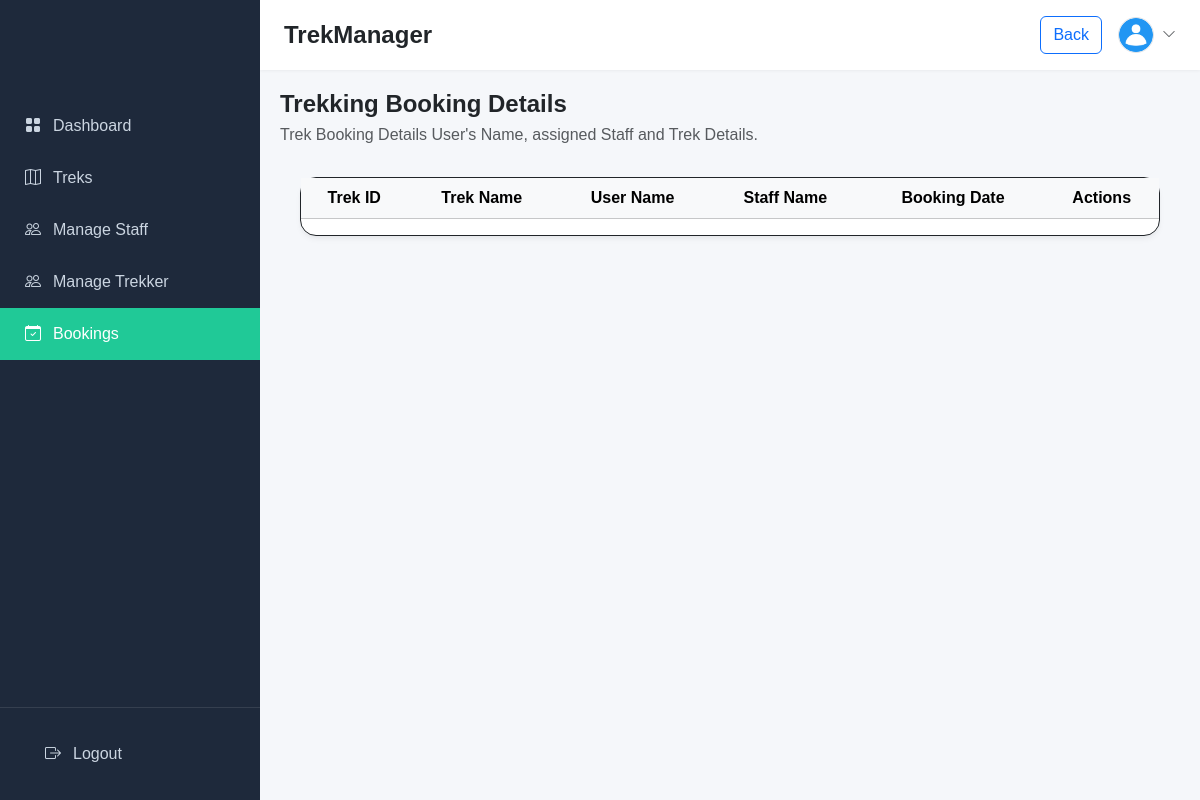
Page /admin_manage_booking on the earlier database version.
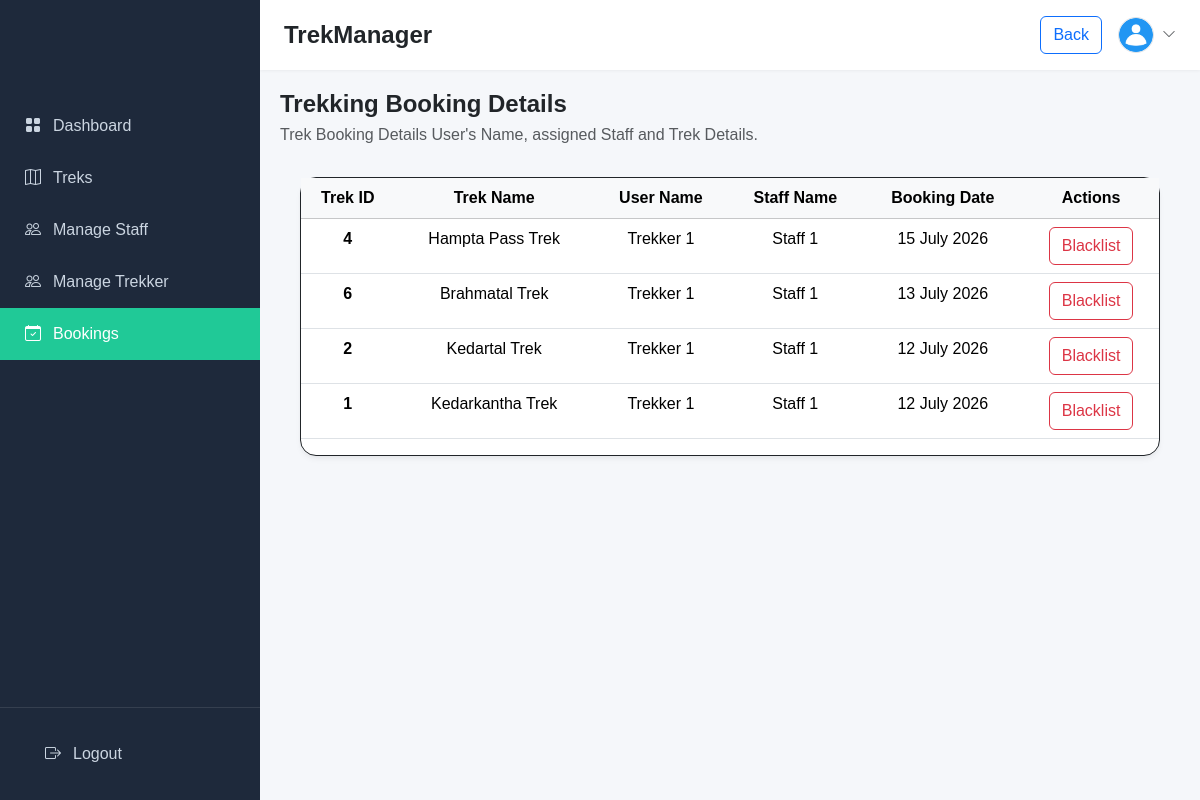
Same page on the later database version.
### application/models.py (models this page shows)
class Booking(db.Model):
    __tablename__ = "bookings"
    id = db.Column(db.Integer, primary_key = True)
    user_id = db.Column(db.Integer, db.ForeignKey('user.id'), nullable = False)
    trek_id = db.Column(db.Integer, db.ForeignKey('treks.id'), nullable = False)
    booking_date = db.Column(db.DateTime(), default = datetime.utcnow)
    status = db.Column(db.String(), default = "Booked") #Booked, Cancelled, Completed, Approve,

class Trek(db.Model):
    __tablename__ = "treks"
    id = db.Column(db.Integer, primary_key=True)
    trekname = db.Column(db.String(), nullable = False)
    location = db.Column(db.String(), nullable = False)
    difficulty = db.Column(db.String(), nullable = False, default = 'Moderate')
    duration = db.Column(db.String(), nullable = False)
    slots = db.Column(db.Integer(), nullable = False)
    status = db.Column(db.String(), default = 'pending') #Pending, Approved, Open, Full, Closed, Completed
    start_date = db.Column(db.DateTime(), nullable = False)
    end_date = db.Column(db.DateTime(), nullable = False)
    description = db.Column(db.Text(), nullable = False)
    sname = db.Column(db.String(), nullable = False)
    staff_id = db.Column(db.Integer, db.ForeignKey('staff_profile.id'))
    bookings = db.relationship('Booking', backref='trek', lazy=True, cascade='all, delete-orphan')

class User(db.Model):
    __tablename__ = "user"
    id = db.Column(db.Integer, primary_key=True)
    email = db.Column(db.String(), unique=True, nullable=False)
    password = db.Column(db.String(), nullable=False)
    fullname = db.Column(db.String(), nullable=False)
    role = db.Column(db.String(), nullable=False, default='trekker') #Admin, Staff, Trekker/user
    status = db.Column(db.String(), default='pending') #pending, approve or blacklist
    joined_date = db.Column(db.DateTime(), default = datetime.utcnow)
    bookings = db.relationship('Booking', backref = 'user', lazy = True, cascade = 'all, delete-orphan')

### application/auth.py (the view)
@auth_bp.route('/admin_manage_booking', endpoint='admin_manage_booking')
def admin_manage_booking():
    bookings = Booking.query.order_by(Booking.booking_date.desc()).all()
    return render_template('templates/admin/admin_bookings.html', bookings=bookings)

### application/auth.py (called while the page is built)
def format_date(value):
    if value:
        return value.strftime("%d %B %Y")
    return ""

### templates/admin/admin_bookings.html (shortened to what the changed rows need)
<!DOCTYPE html>
<html lang="en">
<head>
    <link href="https://cdn.jsdelivr.net/npm/bootstrap@5.3.3/dist/css/bootstrap.min.css" rel="stylesheet">
    <link href="https://cdn.jsdelivr.net/npm/bootstrap-icons@1.11.3/font/bootstrap-icons.css" rel="stylesheet">
    <link rel="stylesheet" href="/static/style.css">
</head>
<body>
<div class="wrapper">
    <main class="main-content">
        <header class="top-navbar">
            <div class="d-flex align-items-center gap-2">
                <h1 class="h4 mb-0 fw-bold d-none d-sm-block">TrekManager</h1>
            </div>
        </header>
        <div class="content-body">
            <div style="margin-bottom: 30px;">
                <div class="row align-items-center">
                    <div class="col-md-8">
                        <h2 class="fs-4 fw-bold mb-1">Trekking Booking Details</h2>
                    </div>
                </div>
            </div>
            <div>
            <div class="main-table">
                <table class="table text-center table-hover">
                    <thead class="table-light">
                        <tr>
                        <th scope="col">Trek ID</th>
                        <th scope="col">Trek Name</th>
                        <th scope="col">User Name</th>
                        <th scope="col">Staff Name</th>
                        <th scope="col">Booking Date</th>
                        <th scope="col">Actions</th>
                        </tr>
                    </thead>
                    <tbody>
                        {% for booking in bookings %}
                        <tr>
                            <th scope="row">{{ booking.trek.id }}</th>
                            <td>{{ booking.trek.trekname }}</td>
                            <td>{{ booking.user.fullname }}</td>
                            <td>{% if booking.trek.staff_profile %}
                                    {{ booking.trek.staff_profile.user.fullname }}
                                {% else %}
                                    No Staff Assigned
                                {% endif %}
                            </td>
                            <td>{{ booking.booking_date|date }}</td>
                            <td>
                                <a href="{{ url_for('auth.admin_manage_booking', id=booking.id) }}" class="btn btn-outline-danger">
                                    Blacklist</a>
                            </td>
                        </tr>
                        {% endfor %}
                    </tbody>
                </table>
            </div>
            </div>
        </div>
    </main>
</body>
</html>

Differences in the rows shown:
added Booking: trek.id "4", trek.trekname "Hampta Pass Trek", user.fullname "Trekker 1", trek.staff_profile.user.fullname "Staff 1", booking_date "15 July 2026"
added Booking: trek.id "6", trek.trekname "Brahmatal Trek", user.fullname "Trekker 1", trek.staff_profile.user.fullname "Staff 1", booking_date "13 July 2026"
added Booking: trek.id "2", trek.trekname "Kedartal Trek", user.fullname "Trekker 1", trek.staff_profile.user.fullname "Staff 1", booking_date "12 July 2026"
added Booking: trek.id "1", trek.trekname "Kedarkantha Trek", user.fullname "Trekker 1", trek.staff_profile.user.fullname "Staff 1", booking_date "12 July 2026"
